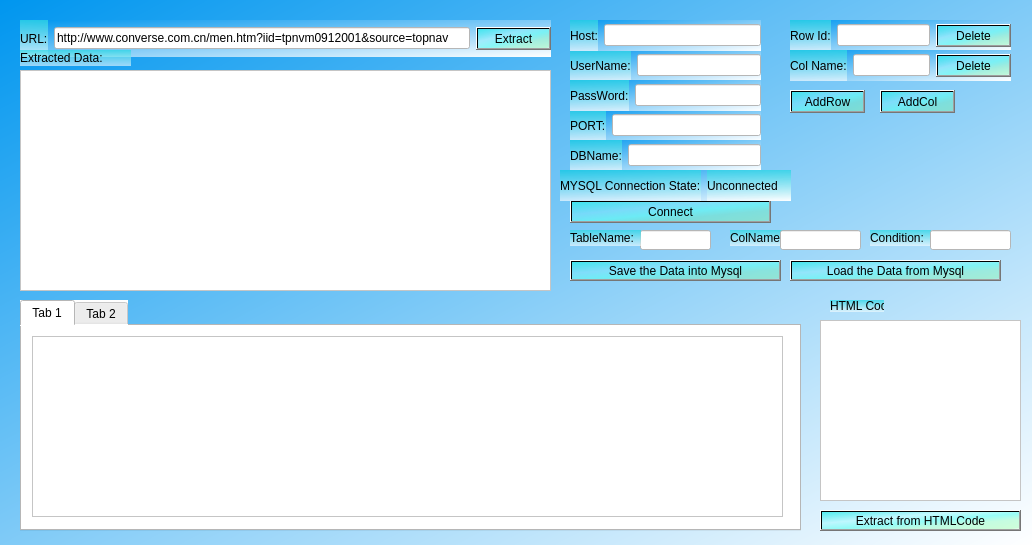
<?xml version="1.0" encoding="UTF-8"?>
<ui version="4.0">
 <class>Dialog</class>
 <widget class="QDialog" name="Dialog">
  <property name="geometry">
   <rect>
    <x>0</x>
    <y>0</y>
    <width>1032</width>
    <height>545</height>
   </rect>
  </property>
  <property name="windowTitle">
   <string>WebExtraction v0.3 beta by 血与光辉@HIT</string>
  </property>
  <property name="windowIcon">
   <iconset>
    <normaloff>C:/Users/Gate/.designer/backup/_eric4project/ico.jpg</normaloff>C:/Users/Gate/.designer/backup/_eric4project/ico.jpg</iconset>
  </property>
  <property name="styleSheet">
   <string notr="true">background-color: qlineargradient(spread:pad, x1:0, y1:0, x2:1, y2:1, stop:0 rgba(0, 150, 239, 255), stop:1 rgba(255, 255, 255, 255));</string>
  </property>
  <widget class="QWidget" name="horizontalLayoutWidget">
   <property name="geometry">
    <rect>
     <x>20</x>
     <y>20</y>
     <width>531</width>
     <height>37</height>
    </rect>
   </property>
   <layout class="QHBoxLayout" name="horizontalLayout">
    <item>
     <widget class="QLabel" name="label">
      <property name="styleSheet">
       <string notr="true">background-color: qlineargradient(spread:pad, x1:0.511, y1:1, x2:0.54, y2:0, stop:0 rgba(255, 255, 255, 147), stop:1 rgba(48, 214, 229, 196));</string>
      </property>
      <property name="text">
       <string>URL:</string>
      </property>
     </widget>
    </item>
    <item>
     <widget class="QLineEdit" name="leURL">
      <property name="styleSheet">
       <string notr="true">background-color: rgb(255, 255, 255);</string>
      </property>
      <property name="text">
       <string>http://www.converse.com.cn/men.htm?iid=tpnvm0912001&amp;source=topnav</string>
      </property>
     </widget>
    </item>
    <item>
     <widget class="QPushButton" name="btnExct">
      <property name="styleSheet">
       <string notr="true">background-color: qlineargradient(spread:pad, x1:0, y1:0, x2:1, y2:1, stop:0 rgba(50, 235, 235, 206), stop:0.335227 rgba(114, 255, 255, 80), stop:0.539773 rgba(94, 255, 243, 156), stop:0.715909 rgba(93, 255, 162, 80), stop:0.965909 rgba(112, 255, 134, 80), stop:1 rgba(255, 255, 255, 0));
</string>
      </property>
      <property name="text">
       <string>Extract</string>
      </property>
     </widget>
    </item>
   </layout>
  </widget>
  <widget class="QTextEdit" name="teExctData">
   <property name="geometry">
    <rect>
     <x>20</x>
     <y>70</y>
     <width>531</width>
     <height>221</height>
    </rect>
   </property>
   <property name="styleSheet">
    <string notr="true">background-color: rgb(255, 255, 255);</string>
   </property>
  </widget>
  <widget class="QWidget" name="horizontalLayoutWidget_3">
   <property name="geometry">
    <rect>
     <x>570</x>
     <y>110</y>
     <width>191</width>
     <height>31</height>
    </rect>
   </property>
   <layout class="QHBoxLayout" name="horizontalLayout_3">
    <item>
     <widget class="QLabel" name="label_7">
      <property name="styleSheet">
       <string notr="true">background-color: qlineargradient(spread:pad, x1:0.511, y1:1, x2:0.54, y2:0, stop:0 rgba(255, 255, 255, 147), stop:1 rgba(48, 214, 229, 196));</string>
      </property>
      <property name="text">
       <string>PORT:</string>
      </property>
     </widget>
    </item>
    <item>
     <widget class="QLineEdit" name="lePort">
      <property name="styleSheet">
       <string notr="true">background-color: rgb(255, 255, 255);</string>
      </property>
      <property name="text">
       <string/>
      </property>
     </widget>
    </item>
   </layout>
  </widget>
  <widget class="QWidget" name="horizontalLayoutWidget_2">
   <property name="geometry">
    <rect>
     <x>570</x>
     <y>50</y>
     <width>191</width>
     <height>31</height>
    </rect>
   </property>
   <layout class="QHBoxLayout" name="horizontalLayout_2">
    <item>
     <widget class="QLabel" name="label_4">
      <property name="styleSheet">
       <string notr="true">background-color: qlineargradient(spread:pad, x1:0.511, y1:1, x2:0.54, y2:0, stop:0 rgba(255, 255, 255, 147), stop:1 rgba(48, 214, 229, 196));</string>
      </property>
      <property name="text">
       <string>UserName:</string>
      </property>
     </widget>
    </item>
    <item>
     <widget class="QLineEdit" name="leUsername">
      <property name="styleSheet">
       <string notr="true">background-color: rgb(255, 255, 255);</string>
      </property>
      <property name="text">
       <string/>
      </property>
     </widget>
    </item>
   </layout>
  </widget>
  <widget class="QWidget" name="horizontalLayoutWidget_4">
   <property name="geometry">
    <rect>
     <x>570</x>
     <y>80</y>
     <width>191</width>
     <height>31</height>
    </rect>
   </property>
   <layout class="QHBoxLayout" name="horizontalLayout_4">
    <item>
     <widget class="QLabel" name="label_5">
      <property name="styleSheet">
       <string notr="true">background-color: qlineargradient(spread:pad, x1:0.511, y1:1, x2:0.54, y2:0, stop:0 rgba(255, 255, 255, 147), stop:1 rgba(48, 214, 229, 196));</string>
      </property>
      <property name="text">
       <string>PassWord:</string>
      </property>
     </widget>
    </item>
    <item>
     <widget class="QLineEdit" name="lePassword">
      <property name="styleSheet">
       <string notr="true">background-color: rgb(255, 255, 255);</string>
      </property>
      <property name="text">
       <string/>
      </property>
     </widget>
    </item>
   </layout>
  </widget>
  <widget class="QWidget" name="horizontalLayoutWidget_5">
   <property name="geometry">
    <rect>
     <x>570</x>
     <y>140</y>
     <width>191</width>
     <height>31</height>
    </rect>
   </property>
   <layout class="QHBoxLayout" name="horizontalLayout_5">
    <item>
     <widget class="QLabel" name="label_6">
      <property name="styleSheet">
       <string notr="true">background-color: qlineargradient(spread:pad, x1:0.511, y1:1, x2:0.54, y2:0, stop:0 rgba(255, 255, 255, 147), stop:1 rgba(48, 214, 229, 196));</string>
      </property>
      <property name="text">
       <string>DBName:</string>
      </property>
     </widget>
    </item>
    <item>
     <widget class="QLineEdit" name="leDBName">
      <property name="styleSheet">
       <string notr="true">background-color: rgb(255, 255, 255);</string>
      </property>
      <property name="text">
       <string/>
      </property>
     </widget>
    </item>
   </layout>
  </widget>
  <widget class="QWidget" name="horizontalLayoutWidget_6">
   <property name="geometry">
    <rect>
     <x>570</x>
     <y>20</y>
     <width>191</width>
     <height>31</height>
    </rect>
   </property>
   <layout class="QHBoxLayout" name="horizontalLayout_6">
    <item>
     <widget class="QLabel" name="label_3">
      <property name="styleSheet">
       <string notr="true">background-color: qlineargradient(spread:pad, x1:0.511, y1:1, x2:0.54, y2:0, stop:0 rgba(255, 255, 255, 147), stop:1 rgba(48, 214, 229, 196));</string>
      </property>
      <property name="text">
       <string>Host:</string>
      </property>
     </widget>
    </item>
    <item>
     <widget class="QLineEdit" name="leHost">
      <property name="styleSheet">
       <string notr="true">background-color: rgb(255, 255, 255);</string>
      </property>
      <property name="text">
       <string/>
      </property>
     </widget>
    </item>
   </layout>
  </widget>
  <widget class="QPushButton" name="btnConnect">
   <property name="geometry">
    <rect>
     <x>570</x>
     <y>200</y>
     <width>201</width>
     <height>23</height>
    </rect>
   </property>
   <property name="styleSheet">
    <string notr="true">background-color: qlineargradient(spread:pad, x1:0, y1:0, x2:1, y2:1, stop:0 rgba(50, 235, 235, 206), stop:0.335227 rgba(114, 255, 255, 80), stop:0.539773 rgba(94, 255, 243, 156), stop:0.715909 rgba(93, 255, 162, 80), stop:0.965909 rgba(112, 255, 134, 80), stop:1 rgba(255, 255, 255, 0));</string>
   </property>
   <property name="text">
    <string>Connect</string>
   </property>
  </widget>
  <widget class="QPushButton" name="btnSave">
   <property name="geometry">
    <rect>
     <x>570</x>
     <y>260</y>
     <width>211</width>
     <height>21</height>
    </rect>
   </property>
   <property name="styleSheet">
    <string notr="true">background-color: qlineargradient(spread:pad, x1:0, y1:0, x2:1, y2:1, stop:0 rgba(50, 235, 235, 206), stop:0.335227 rgba(114, 255, 255, 80), stop:0.539773 rgba(94, 255, 243, 156), stop:0.715909 rgba(93, 255, 162, 80), stop:0.965909 rgba(112, 255, 134, 80), stop:1 rgba(255, 255, 255, 0));</string>
   </property>
   <property name="text">
    <string>Save the Data into Mysql</string>
   </property>
  </widget>
  <widget class="QWidget" name="horizontalLayoutWidget_7">
   <property name="geometry">
    <rect>
     <x>560</x>
     <y>170</y>
     <width>231</width>
     <height>31</height>
    </rect>
   </property>
   <layout class="QHBoxLayout" name="horizontalLayout_7">
    <item>
     <widget class="QLabel" name="label_8">
      <property name="styleSheet">
       <string notr="true">background-color: qlineargradient(spread:pad, x1:0.511, y1:1, x2:0.54, y2:0, stop:0 rgba(255, 255, 255, 147), stop:1 rgba(48, 214, 229, 196));</string>
      </property>
      <property name="text">
       <string>MYSQL Connection State:</string>
      </property>
     </widget>
    </item>
    <item>
     <widget class="QLabel" name="lbState">
      <property name="styleSheet">
       <string notr="true">background-color: qlineargradient(spread:pad, x1:0.511, y1:1, x2:0.54, y2:0, stop:0 rgba(255, 255, 255, 147), stop:1 rgba(48, 214, 229, 196));</string>
      </property>
      <property name="text">
       <string>Unconnected</string>
      </property>
     </widget>
    </item>
   </layout>
  </widget>
  <widget class="QLabel" name="label_10">
   <property name="geometry">
    <rect>
     <x>20</x>
     <y>50</y>
     <width>111</width>
     <height>16</height>
    </rect>
   </property>
   <property name="styleSheet">
    <string notr="true">background-color: qlineargradient(spread:pad, x1:0.511, y1:1, x2:0.54, y2:0, stop:0 rgba(255, 255, 255, 147), stop:1 rgba(48, 214, 229, 196));</string>
   </property>
   <property name="text">
    <string>Extracted Data:</string>
   </property>
  </widget>
  <widget class="QLineEdit" name="leTablename">
   <property name="geometry">
    <rect>
     <x>640</x>
     <y>230</y>
     <width>71</width>
     <height>20</height>
    </rect>
   </property>
   <property name="styleSheet">
    <string notr="true">background-color: rgb(255, 255, 255);</string>
   </property>
  </widget>
  <widget class="QLabel" name="label_11">
   <property name="geometry">
    <rect>
     <x>570</x>
     <y>230</y>
     <width>71</width>
     <height>16</height>
    </rect>
   </property>
   <property name="styleSheet">
    <string notr="true">background-color: qlineargradient(spread:pad, x1:0.511, y1:1, x2:0.54, y2:0, stop:0 rgba(255, 255, 255, 147), stop:1 rgba(48, 214, 229, 196));</string>
   </property>
   <property name="text">
    <string>TableName:</string>
   </property>
  </widget>
  <widget class="QTabWidget" name="tabWidget">
   <property name="geometry">
    <rect>
     <x>20</x>
     <y>300</y>
     <width>781</width>
     <height>231</height>
    </rect>
   </property>
   <property name="styleSheet">
    <string notr="true">
background-color: rgb(255, 255, 255);</string>
   </property>
   <property name="currentIndex">
    <number>0</number>
   </property>
   <widget class="QWidget" name="tab">
    <attribute name="title">
     <string>Tab 1</string>
    </attribute>
    <widget class="QTableWidget" name="tableWidget">
     <property name="geometry">
      <rect>
       <x>10</x>
       <y>10</y>
       <width>751</width>
       <height>181</height>
      </rect>
     </property>
     <property name="styleSheet">
      <string notr="true">background-color: rgb(255, 255, 255);</string>
     </property>
    </widget>
   </widget>
   <widget class="QWidget" name="tab_2">
    <attribute name="title">
     <string>Tab 2</string>
    </attribute>
   </widget>
  </widget>
  <widget class="QWidget" name="horizontalLayoutWidget_8">
   <property name="geometry">
    <rect>
     <x>790</x>
     <y>20</y>
     <width>221</width>
     <height>31</height>
    </rect>
   </property>
   <layout class="QHBoxLayout" name="horizontalLayout_8">
    <item>
     <widget class="QLabel" name="label_9">
      <property name="styleSheet">
       <string notr="true">background-color: qlineargradient(spread:pad, x1:0.511, y1:1, x2:0.54, y2:0, stop:0 rgba(255, 255, 255, 147), stop:1 rgba(48, 214, 229, 196));</string>
      </property>
      <property name="text">
       <string>Row Id:</string>
      </property>
     </widget>
    </item>
    <item>
     <widget class="QLineEdit" name="lineEdit">
      <property name="styleSheet">
       <string notr="true">background-color: rgb(255, 255, 255);</string>
      </property>
     </widget>
    </item>
    <item>
     <widget class="QPushButton" name="pushButton">
      <property name="styleSheet">
       <string notr="true">background-color: qlineargradient(spread:pad, x1:0, y1:0, x2:1, y2:1, stop:0 rgba(50, 235, 235, 206), stop:0.335227 rgba(114, 255, 255, 80), stop:0.539773 rgba(94, 255, 243, 156), stop:0.715909 rgba(93, 255, 162, 80), stop:0.965909 rgba(112, 255, 134, 80), stop:1 rgba(255, 255, 255, 0));</string>
      </property>
      <property name="text">
       <string>Delete</string>
      </property>
     </widget>
    </item>
   </layout>
  </widget>
  <widget class="QWidget" name="horizontalLayoutWidget_9">
   <property name="geometry">
    <rect>
     <x>790</x>
     <y>50</y>
     <width>221</width>
     <height>31</height>
    </rect>
   </property>
   <layout class="QHBoxLayout" name="horizontalLayout_9">
    <item>
     <widget class="QLabel" name="label_12">
      <property name="styleSheet">
       <string notr="true">background-color: qlineargradient(spread:pad, x1:0.511, y1:1, x2:0.54, y2:0, stop:0 rgba(255, 255, 255, 147), stop:1 rgba(48, 214, 229, 196));</string>
      </property>
      <property name="text">
       <string>Col Name:</string>
      </property>
     </widget>
    </item>
    <item>
     <widget class="QLineEdit" name="lineEdit_2">
      <property name="styleSheet">
       <string notr="true">background-color: rgb(255, 255, 255);</string>
      </property>
     </widget>
    </item>
    <item>
     <widget class="QPushButton" name="pushButton_4">
      <property name="styleSheet">
       <string notr="true">background-color: qlineargradient(spread:pad, x1:0, y1:0, x2:1, y2:1, stop:0 rgba(50, 235, 235, 206), stop:0.335227 rgba(114, 255, 255, 80), stop:0.539773 rgba(94, 255, 243, 156), stop:0.715909 rgba(93, 255, 162, 80), stop:0.965909 rgba(112, 255, 134, 80), stop:1 rgba(255, 255, 255, 0));</string>
      </property>
      <property name="text">
       <string>Delete</string>
      </property>
     </widget>
    </item>
   </layout>
  </widget>
  <widget class="QPushButton" name="pushButton_2">
   <property name="geometry">
    <rect>
     <x>790</x>
     <y>90</y>
     <width>75</width>
     <height>23</height>
    </rect>
   </property>
   <property name="styleSheet">
    <string notr="true">background-color: qlineargradient(spread:pad, x1:0, y1:0, x2:1, y2:1, stop:0 rgba(50, 235, 235, 206), stop:0.335227 rgba(114, 255, 255, 80), stop:0.539773 rgba(94, 255, 243, 156), stop:0.715909 rgba(93, 255, 162, 80), stop:0.965909 rgba(112, 255, 134, 80), stop:1 rgba(255, 255, 255, 0));</string>
   </property>
   <property name="text">
    <string>AddRow</string>
   </property>
  </widget>
  <widget class="QPushButton" name="pushButton_3">
   <property name="geometry">
    <rect>
     <x>880</x>
     <y>90</y>
     <width>75</width>
     <height>23</height>
    </rect>
   </property>
   <property name="styleSheet">
    <string notr="true">background-color: qlineargradient(spread:pad, x1:0, y1:0, x2:1, y2:1, stop:0 rgba(50, 235, 235, 206), stop:0.335227 rgba(114, 255, 255, 80), stop:0.539773 rgba(94, 255, 243, 156), stop:0.715909 rgba(93, 255, 162, 80), stop:0.965909 rgba(112, 255, 134, 80), stop:1 rgba(255, 255, 255, 0));</string>
   </property>
   <property name="text">
    <string>AddCol</string>
   </property>
  </widget>
  <widget class="QPushButton" name="btnSave_2">
   <property name="geometry">
    <rect>
     <x>790</x>
     <y>260</y>
     <width>211</width>
     <height>21</height>
    </rect>
   </property>
   <property name="styleSheet">
    <string notr="true">background-color: qlineargradient(spread:pad, x1:0, y1:0, x2:1, y2:1, stop:0 rgba(50, 235, 235, 206), stop:0.335227 rgba(114, 255, 255, 80), stop:0.539773 rgba(94, 255, 243, 156), stop:0.715909 rgba(93, 255, 162, 80), stop:0.965909 rgba(112, 255, 134, 80), stop:1 rgba(255, 255, 255, 0));</string>
   </property>
   <property name="text">
    <string>Load the Data from Mysql</string>
   </property>
  </widget>
  <widget class="QLabel" name="label_13">
   <property name="geometry">
    <rect>
     <x>730</x>
     <y>230</y>
     <width>61</width>
     <height>16</height>
    </rect>
   </property>
   <property name="styleSheet">
    <string notr="true">background-color: qlineargradient(spread:pad, x1:0.511, y1:1, x2:0.54, y2:0, stop:0 rgba(255, 255, 255, 147), stop:1 rgba(48, 214, 229, 196));</string>
   </property>
   <property name="text">
    <string>ColNames:</string>
   </property>
  </widget>
  <widget class="QLineEdit" name="leTablename_2">
   <property name="geometry">
    <rect>
     <x>780</x>
     <y>230</y>
     <width>81</width>
     <height>20</height>
    </rect>
   </property>
   <property name="styleSheet">
    <string notr="true">background-color: rgb(255, 255, 255);</string>
   </property>
  </widget>
  <widget class="QLabel" name="label_14">
   <property name="geometry">
    <rect>
     <x>870</x>
     <y>230</y>
     <width>61</width>
     <height>16</height>
    </rect>
   </property>
   <property name="styleSheet">
    <string notr="true">background-color: qlineargradient(spread:pad, x1:0.511, y1:1, x2:0.54, y2:0, stop:0 rgba(255, 255, 255, 147), stop:1 rgba(48, 214, 229, 196));</string>
   </property>
   <property name="text">
    <string>Condition:</string>
   </property>
  </widget>
  <widget class="QLineEdit" name="leTablename_3">
   <property name="geometry">
    <rect>
     <x>930</x>
     <y>230</y>
     <width>81</width>
     <height>20</height>
    </rect>
   </property>
   <property name="styleSheet">
    <string notr="true">background-color: rgb(255, 255, 255);</string>
   </property>
  </widget>
  <widget class="QTextEdit" name="teHTMLCode">
   <property name="geometry">
    <rect>
     <x>820</x>
     <y>320</y>
     <width>201</width>
     <height>181</height>
    </rect>
   </property>
   <property name="styleSheet">
    <string notr="true">background-color: rgb(255, 255, 255);</string>
   </property>
  </widget>
  <widget class="QLabel" name="label_15">
   <property name="geometry">
    <rect>
     <x>830</x>
     <y>300</y>
     <width>54</width>
     <height>12</height>
    </rect>
   </property>
   <property name="styleSheet">
    <string notr="true">background-color: qlineargradient(spread:pad, x1:0.511, y1:1, x2:0.54, y2:0, stop:0 rgba(255, 255, 255, 147), stop:1 rgba(48, 214, 229, 196));</string>
   </property>
   <property name="text">
    <string>HTML Code:</string>
   </property>
  </widget>
  <widget class="QPushButton" name="btnExtfromCode">
   <property name="geometry">
    <rect>
     <x>820</x>
     <y>510</y>
     <width>201</width>
     <height>21</height>
    </rect>
   </property>
   <property name="styleSheet">
    <string notr="true">background-color: qlineargradient(spread:pad, x1:0, y1:0, x2:1, y2:1, stop:0 rgba(50, 235, 235, 206), stop:0.335227 rgba(114, 255, 255, 80), stop:0.539773 rgba(94, 255, 243, 156), stop:0.715909 rgba(93, 255, 162, 80), stop:0.965909 rgba(112, 255, 134, 80), stop:1 rgba(255, 255, 255, 0));</string>
   </property>
   <property name="text">
    <string>Extract from HTMLCode</string>
   </property>
  </widget>
 </widget>
 <resources>
  <include location="1.qrc"/>
 </resources>
 <connections/>
</ui>
